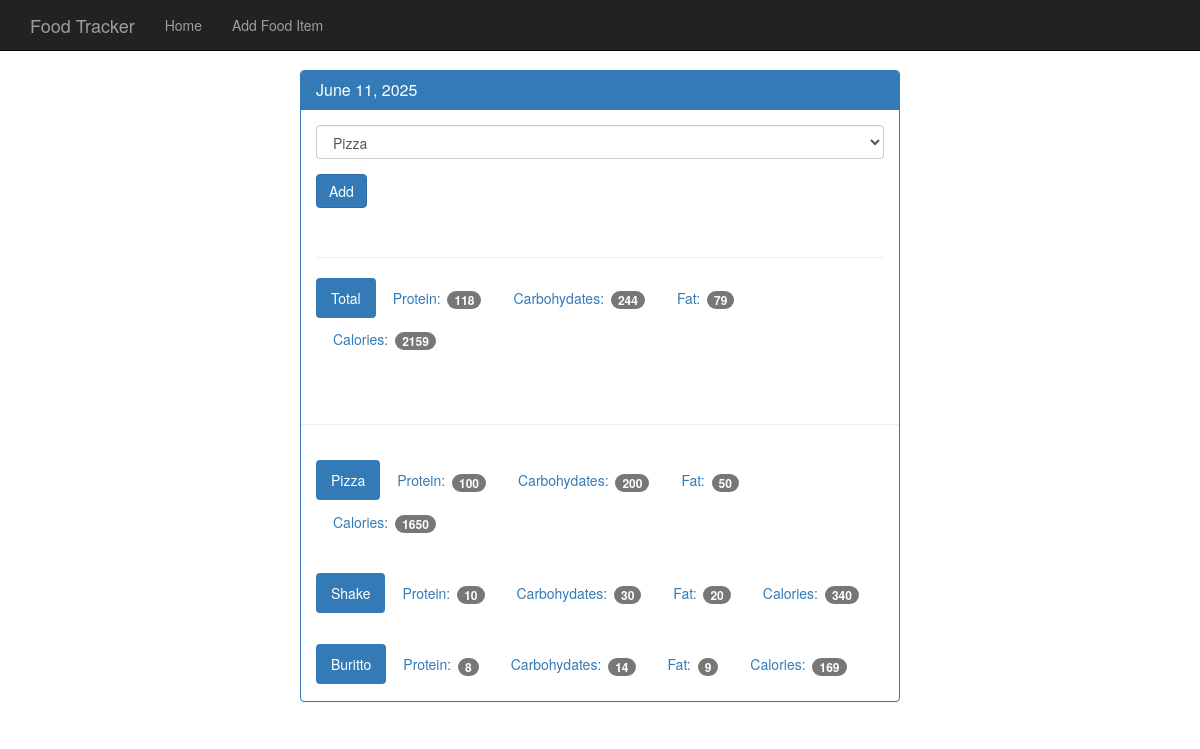
The app's page /view/20250611 with its own data.
### tables this page shows
CREATE TABLE food(
    id integer primary key autoincrement,
    food_name text not null,
    protein integer not null,
    carbohydrates integer not null,
    fat integer not null,
    calories integer not null
);

### app.py (the view)
@app.route("/view/<date>", methods = ["GET", "POST"])
def view(date):
    db=get_db()
    cur = db.execute('select id, entry_date from log_date where entry_date = ?', [date])
    date_results= cur.fetchone()
    if request.method == "POST":
        db.execute('insert into food_date(food_id, log_date_id) values (?,?)', [request.form['food-select'], date_results['id']])
        db.commit()
    dt = datetime.strptime(str(date_results['entry_date']),"%Y%m%d")
    pretty_date = datetime.strftime(dt, '%B %d, %Y')
    food_cur = db.execute('select id, food_name from food')
    food_results= food_cur.fetchall()
    log_cur=db.execute('''select food.food_name, food.protein, food.carbohydrates, food.fat, food.calories
                       from log_date
                       join food_date on food_date.log_date_id = log_date.id
                       join food on food.id = food_date.food_id
                       where log_date.entry_date = ?''', [date])
    log_results = log_cur.fetchall()
    totals = {}
    totals['protein']=totals['carbohydrates']=totals['fat']=totals['calories']=0
    for food in log_results:
        totals['protein']+=food['protein']
        totals['carbohydrates']+=food['carbohydrates']
        totals['fat']+=food['fat']
        totals['calories']+=food['calories']
    return render_template("day.html", entry_date=date_results['entry_date'],pretty_date=pretty_date, results= food_results, log_results= log_results, totals=totals)

### database.py (called while the page is built)
def connect_db():
    sql = sqlite3.connect('C:/Users/sujit/OneDrive/Desktop/flask project/food_log.db')
    sql.row_factory = sqlite3.Row
    return sql

def get_db():
    if not hasattr(g, 'sqlite3_db'):
        g.sqlite_db = connect_db()
    return g.sqlite_db

### templates/day.html
{% extends "base.html" %}
{% block body %}
    <nav class="navbar navbar-inverse navbar-fixed-top">
      <div class="container">
        <div class="navbar-header">
          <a class="navbar-brand" href="{{url_for('index')}}">Food Tracker</a>
        </div>
        <div id="navbar" class="navbar-collapse collapse">
          <ul class="nav navbar-nav">
            <li><a href="{{url_for('index')}}">Home</a></li>
            <li><a href="{{url_for('food')}}">Add Food Item</a></li>
          </ul>
        </div>
      </div>
    </nav>
    <div class="container theme-showcase col-sm-6 col-sm-offset-3" role="main">
      <div class="row">
        <div>
          <div class="panel panel-primary">
            <div class="panel-heading">
              <h3 class="panel-title">{{pretty_date}}</h3>
            </div>
            <div class="panel-body">
              <form method="POST" action="{{url_for('view', date= entry_date)}}">
                <div class="form-group">
                  <select class="form-control" name="food-select">
                    {% for food in results %}
                      <option value="{{food.id}}">{{ food.food_name }}</option>
                    {% endfor %}
                  </select>
                </div>
                <button type="submit" class="btn btn-primary">Add</button>
              </form>
              <div class="page-header"></div>
              <ul class="nav nav-pills" role="tablist">
                <li class="active"><a>Total</a></li>
                <li><a>Protein: <span class="badge">{{totals.protein}}</span></a></li>
                <li><a>Carbohydates: <span class="badge">{{totals.carbohydrates}}</span></a></li>
                <li><a>Fat: <span class="badge">{{totals.fat}}</span></a></li>
                <li><a>Calories: <span class="badge">{{totals.calories}}</span></a></li>
              </ul>
            </div>
            <div class="page-header"></div>
            {% for food in log_results %}
            <div class="panel-body">
              <ul class="nav nav-pills" role="tablist">
                <li class="active"><a>{{food.food_name}}</a></li>
                <li><a>Protein: <span class="badge">{{food.protein}}</span></a></li>
                <li><a>Carbohydates: <span class="badge">{{food.carbohydrates}}</span></a></li>
                <li><a>Fat: <span class="badge">{{food.fat}}</span></a></li>
                <li><a>Calories: <span class="badge">{{food.calories}}</span></a></li>
              </ul>
            </div>
            {% endfor %}
          </div>
        </div>
      </div>
    </div>
{% endblock %}

### static/theme.css (style rules this page uses)
body { padding-top: 70px; padding-bottom: 30px; }

### records on screen
food: food_name "Pizza", protein "100", carbohydrates "200", fat "50", calories "1650"
food: food_name "Shake", protein "10", carbohydrates "30", fat "20", calories "340"
food: food_name "Buritto", protein "8", carbohydrates "14", fat "9", calories "169"

### other values on screen
{{ pretty_date }} "June 11, 2025"
{{ totals.protein }} "118"
{{ totals.carbohydrates }} "244"
{{ totals.fat }} "79"
{{ totals.calories }} "2159"
form field food-select "Pizza"
